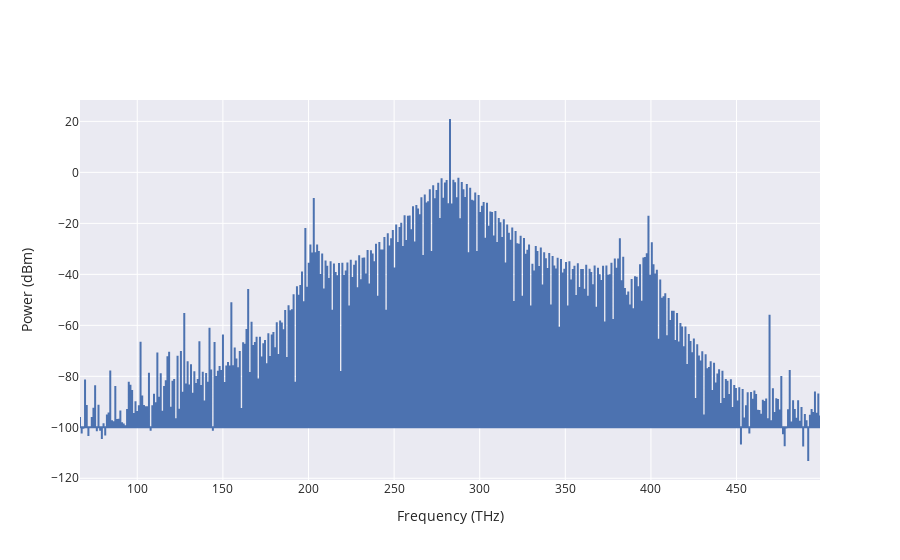

The code cell stored with this chart in its notebook:
### Code cell
solver.PlotCombSpectra(3345).show()

### Figure 1 — Plotly figure (JSON) as saved in the notebook; plotly's stock layout.template omitted (floating-point values rounded to 4 significant figures; data arrays with more than 128 entries replaced by an {"elided": "..."} marker saying what was removed)
{"data": [{"name": "Waveguide", "type": "scatter", "uid": "0e60a3d3-4970-4a30-ad41-6d55908e994b", "x": {"elided": "1323 float values"}, "y": {"elided": "1323 float values"}}], "layout": {"xaxis": {"title": {"text": "Frequency (THz)"}}, "yaxis": {"title": {"text": "Power (dBm)"}}}}
